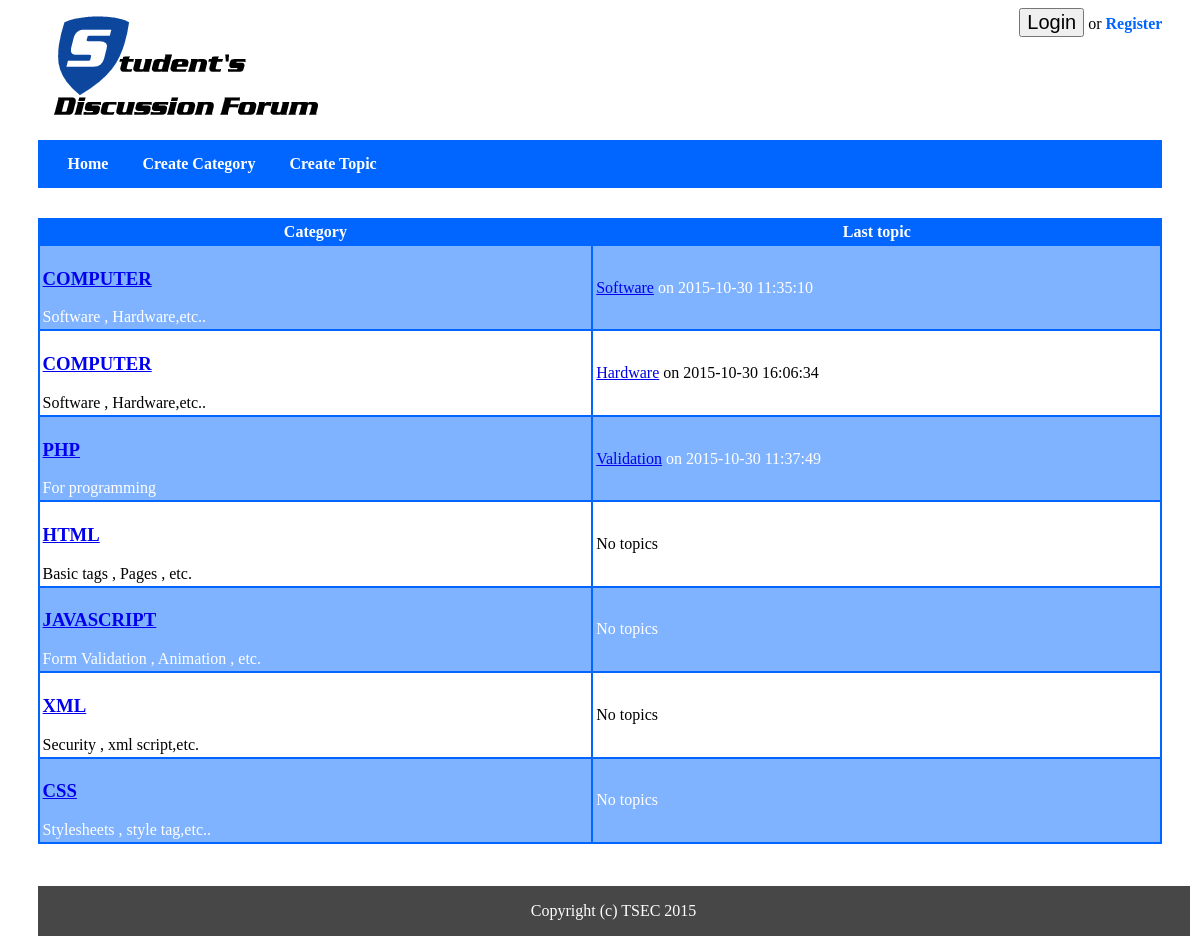
The page / on the database its author committed.
### tables this page shows
CREATE TABLE `topics` (
  `topic_id` int(8) NOT NULL,
  `topic_subject` varchar(255) NOT NULL,
  `topic_date` datetime NOT NULL,
  `topic_cat` int(8) NOT NULL,
  `topic_by` int(8) NOT NULL
);

CREATE TABLE `categories` (
  `cat_id` int(8) NOT NULL,
  `cat_name` varchar(255) NOT NULL,
  `cat_description` varchar(255) NOT NULL
);

### index.php (the view)
<?php include'header.php' ?>
<link href="css/home.css" type="text/css" rel="stylesheet">
<?php
include 'connect.php';
$sql = " SELECT
            cat_id,
            cat_name,
            cat_description,
            topics.topic_subject,
            topics.topic_date,
            topics.topic_cat
        FROM
            categories
            LEFT JOIN
            topics
            ON
            topics.topic_cat=cat_id ";
$result = mysqli_query($conn,$sql);
if(!$result)
{
    echo 'The categories could not be displayed, please try again later.';
}
else
{
    if(mysqli_num_rows($result) == 0)
    {
        echo 'No categories defined yet.';
    }
    else
    {
        echo '<table id="home-table">
              <tr>
                <th>Category</th>
                <th>Last topic</th>
              </tr>';
        while($row = mysqli_fetch_assoc($result))
        {
            echo '<tr>';
                echo '<td>';
                    echo '<h3><a href="cat_view.php?id='.$row['cat_id'].'">' . $row['cat_name'] . '</a></h3>' . $row['cat_description'];
                echo '</td>';
                echo '<td>';
                if($row['topic_subject'] != "")
                            echo '<a href="topic.php?id=">'.$row['topic_subject'].'</a> on '.$row['topic_date'].' ';
                else
                            echo 'No topics ';
                echo '</td>';
            echo '</tr>';
        }
        echo'</table><br><br><br>';
    }
}
?>
<?php include'footer.php' ?>
</body>
</html>

### header.php (shortened to what this page needs)
<!DOCTYPE html>
<head>
<link rel="stylesheet" href="css/header.css" type="text/css">
<link rel="stylesheet" href="css/footer.css" type="text/css">
</head>
<body >
   <div class = "container">
        <div class = "header">
           <div class="left-header">
           <a>
           <img src="images/newlogo.gif" alternate="logo" />
           </a>
           </div>
           <div class="right-header">
              <?php if(!empty($_SESSION)): ?>
              <?php if($_SESSION['signed_in']): ?>
                <span>Hello <b><?php echo $_SESSION['user_name'] ?></b>. Not you? <a href="logout.php"><input class="log" type="button" value="Logout"></a></span>
                <?php endif; ?>
              <?php else: ?>
              <span><a href="login.php"><input class="log" type="button" value="Login"></a> or <a href="signup.php">Register</a></span>
              <?php endif; ?>
           </div>
        </div>
        <nav class="navbar">
           <a href="index.php" >Home</a>
           <a href="create_cat.php" >Create Category</a>
           <a href="topic.php" >Create Topic</a>
        </nav>

### footer.php
<div class="prefooter">
    <p>Copyright (c) TSEC 2015</p>
</div>
</div>

### css/header.css (style rules this page uses)
.container { width:95%; //border:1px solid black; margin:auto; }
.header { //border:1px solid red; background-color: #B2D1FF; }
.left-header { width:40%; //border:1px solid red; float:left; }
.right-header { width:60%; //border:1px solid blue; float:right; }
.right-header span { float: right; }
.right-header span a { text-decoration:none; font-weight:bold; font-size:16px; color:#0066FF; }
.navbar { background-color:#0066FF; padding:15px; clear:both; }
.navbar a { text-decoration: none; padding:15px; color: white; font-weight: bold; font-size: 16px; }
.log { font-size: 20px; }

### css/footer.css (style rules this page uses)
.prefooter { background-color : #474747; color:white; clear:both; position :fixed; bottom:0px; margin: 0px auto; width:96%; text-align:center; }

### css/home.css (style rules this page uses)
#home-table { margin: 30px auto; width : 90%; border:2px solid #0066FF; border-collapse: collapse; width: 100%; border-radius: 2px; }
th { color:#FFFFFF; padding:3px; border:2px solid #0066FF; background-color:#0066FF; }
td { padding:3px; border : 2px solid #0066FF; //text-align: left; margin: 3px; }
tr { border:2px solid #0066FF; }
tr:nth-child(even) td { background-color: #80B3FF; color: white; }

### rows shown on the page
topics: topic_cat.cat_name "COMPUTER", topic_cat.cat_description "Software , Hardware,etc..", topic_subject "Software", topic_date "2015-10-30 11:35:10"
topics: topic_cat.cat_name "COMPUTER", topic_cat.cat_description "Software , Hardware,etc..", topic_subject "Hardware", topic_date "2015-10-30 16:06:34"
topics: topic_cat.cat_name "PHP", topic_cat.cat_description "For programming", topic_subject "Validation", topic_date "2015-10-30 11:37:49"
categories: cat_name "HTML", cat_description "Basic tags , Pages , etc.", shows "No topics"
categories: cat_name "JAVASCRIPT", cat_description "Form Validation , Animation , etc.", shows "No topics"
categories: cat_name "XML", cat_description "Security , xml script,etc.", shows "No topics"
categories: cat_name "CSS", cat_description "Stylesheets , style tag,etc..", shows "No topics"
